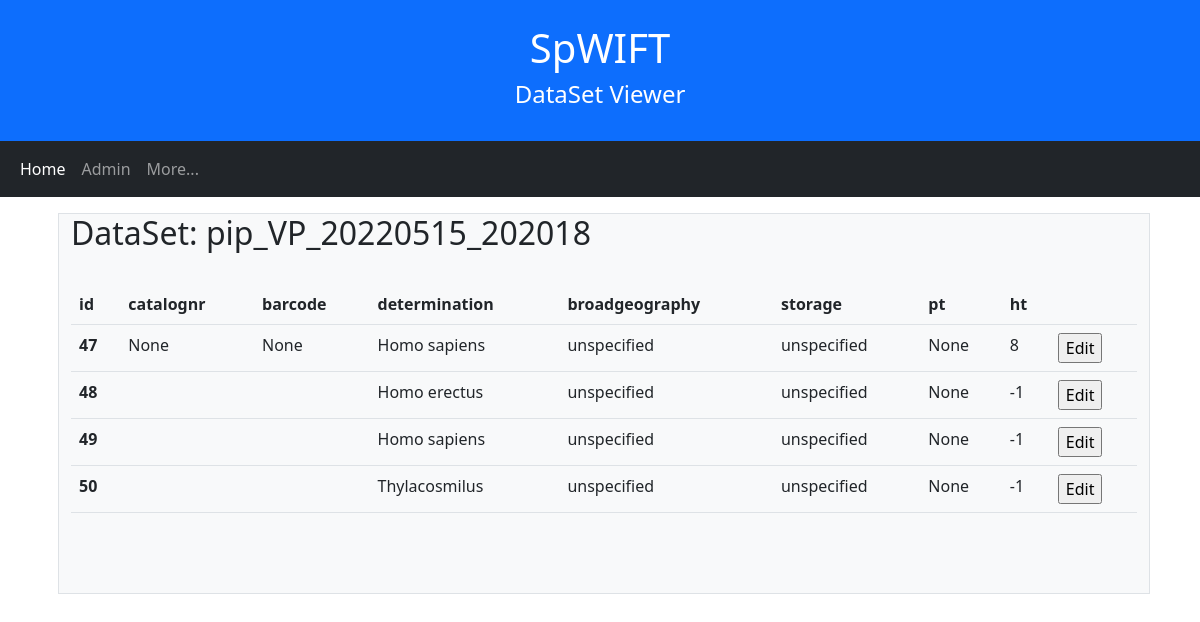
Screenshot of /spwift/dataset/3/ with the database file from the repository.
### spwift/models.py (models this page shows, shortened)
class DataSet(models.Model):
    spid = models.IntegerField(null=True, blank=True)
    spuser = models.ForeignKey(SpecifyUser, on_delete=models.DO_NOTHING)
    name = models.CharField(max_length=128)
    collection = models.ForeignKey(Collection, on_delete=models.DO_NOTHING)
    public = models.BooleanField(null=True, blank=True)

class DataSetRow(models.Model):
    spid = models.IntegerField(null=True, blank=True)
    name = models.CharField(max_length=256, null=True, blank=True)
    dataset = models.ForeignKey(DataSet, on_delete=models.CASCADE)
    datetimecreated = models.DateTimeField(null=True, blank=True)
    datetimemodified = models.DateTimeField(null=True, blank=True)
    catalognr = models.CharField(max_length=128, null=True, blank=True)
    barcode = models.CharField(max_length=128, null=True, blank=True)
    type = models.CharField(max_length=16, null=True, blank=True)
    determination = models.CharField(max_length=256, null=True, blank=True)
    broadgeography = models.CharField(max_length=65536, null=True, blank=True)
    storage = models.CharField(max_length=65536, null=True, blank=True)
    preptypeid = models.IntegerField(null=True, blank=True)
    preptypename = models.CharField(max_length=256, null=True, blank=True)
    preptype =  models.ForeignKey(PreparationType, on_delete=models.DO_NOTHING, null=True)
    highertaxonid = models.IntegerField(null=True, blank=True)
    highertaxonname = models.CharField(max_length=256, null=True, blank=True)
    highertaxon = models.ForeignKey(HigherTaxon, on_delete=models.DO_NOTHING, null=True)

### spwift/views.py (the view)
# urls.py: path('dataset/<int:dataset_id>/', views.dataset, name='dataset'),
def dataset(request, dataset_id):
    userid = request.session.get('userid', -1)
    errormsg = ''
    context = {}
    try:
        dataset = DataSet.objects.get(pk=dataset_id)
        print(dataset.datasetrow_set.count())
        context = {
            'userid' : userid,
            'datasetid' : dataset_id,
            'dataset' : dataset,
            'datasetrows' : dataset.datasetrow_set.all(),
            'error' : errormsg,
            'hidesession' : True,
            'contentwidth' : 12,
        }
    except DataSet.DoesNotExist:
        errormsg = 'No dataset with id %s exists' % dataset_id
        context = {
            'userid' : userid,
            'datasetid' : dataset_id,
            'error' : errormsg,
            'hidesession' : True,
        }
    return render(request, 'spwift/dataset.html', context)

### spwift/templates/spwift/dataset.html (shortened to what this page needs)
{% extends "spwift/base.html" %}
{% block pagename %}DataSet Viewer{% endblock %}
{% block contenttitle %}DataSet: {{dataset.name}} {% endblock %}
{% block content %}
{% if datasetrows %}
<table class="table">
    <tr>
        <th scope="col"><b>id</b></th>
        <th scope="col"><b>catalognr</b></th>
        <th scope="col"><b>barcode</b></th>
        <th scope="col"><b>determination</b></th>
        <th scope="col"><b>broadgeography</b></th>
        <th scope="col"><b>storage</b></th>
        <th scope="col"><b>pt</b></th>
        <th scope="col"><b>ht</b></th>
        <th scope="col"><b></b></th>
    </tr>
    {%for row in datasetrows%}
    <tr>
        <th scope="row">{{row.pk}}</th>
        <td>{{row.catalognr}}</td>
        <td>{{row.barcode}}</td>
        <td>{{row.determination}}</td>
        <td>{{row.broadgeography}}</td>
        <td>{{row.storage}}</td>
        <td>{{row.preptypeid}}</td>
        <td>{{row.highertaxonid}}</td>
        <td>
            <form action="{% url 'spwift:digit' %}" method="post">{% csrf_token %}
                <input type="submit" value="Edit"/>
            </form>
        </td>
    </tr>
    {%endfor%}
</table>
{%endif%}
<p>&nbsp;</p>
<br>
{%endblock%}

### rows the page displays
DataSet: name "pip_VP_20220515_202018"
DataSetRow: pk "47", catalognr "None", barcode "None", determination "Homo sapiens", broadgeography "unspecified", storage "unspecified", preptypeid "None", highertaxonid "8"
DataSetRow: pk "48", determination "Homo erectus", broadgeography "unspecified", storage "unspecified", preptypeid "None", highertaxonid "-1"
DataSetRow: pk "49", determination "Homo sapiens", broadgeography "unspecified", storage "unspecified", preptypeid "None", highertaxonid "-1"
DataSetRow: pk "50", determination "Thylacosmilus", broadgeography "unspecified", storage "unspecified", preptypeid "None", highertaxonid "-1"
